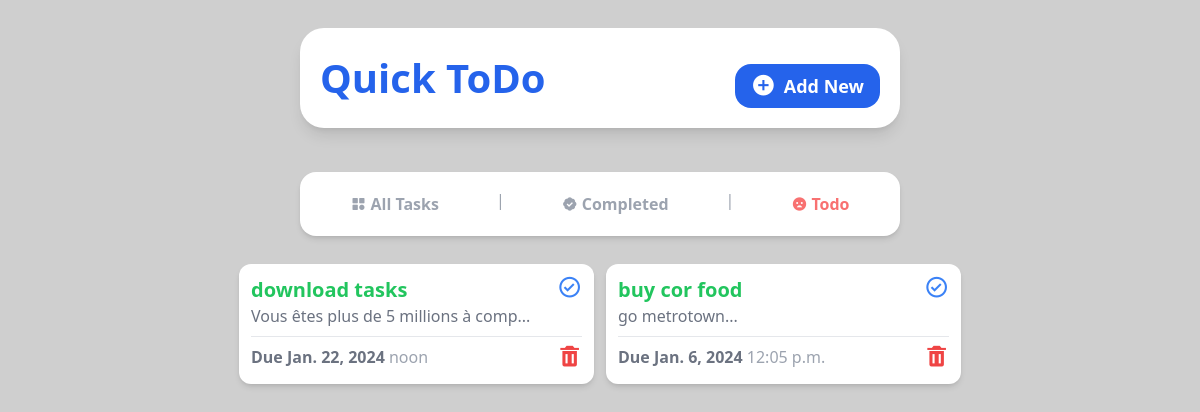
Page /remaining on the earlier database version.
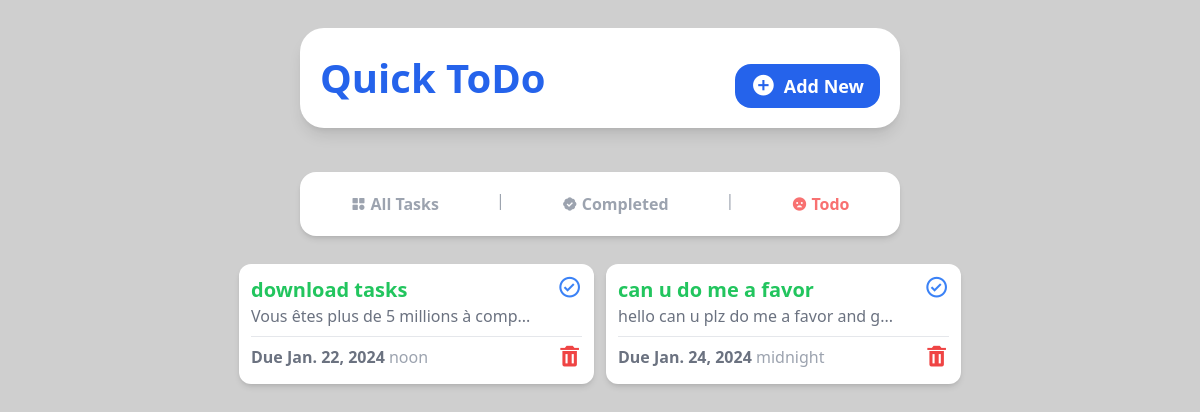
Same page on the later database version.
### tasks/models.py (models this page shows, shortened)
class Task(models.Model):
    title = models.CharField(max_length = 35)
    description = models.TextField(null = True, blank = True)
    due_date = models.DateField()
    due_time = models.TimeField()
    completed = models.BooleanField(default = False)

### tasks/views.py (the view)
# urls.py: path('remaining', views.remaining, name='remaining'),
def remaining(request):
    remaining_tasks = Task.objects.filter(completed = False)
    return render(request, 'remaining.html', {
        'remaining_tasks' : remaining_tasks,
    })

### tasks/templates/remaining.html
{% include 'base.html' %}
{% include 'remaining_nav.html' %}
{% block content %}
    <section
      class="flex flex-1 flex-wrap justify-center gap-3 bg-[#fff0] w-10/12 md:w-11/12 h-full mb-3 rounded-2xl p-3 overflow-y-auto scrollbar-hide"
    >
    {% for task in remaining_tasks %}
      <div
      class="w-[355px] flex flex-col shadow-md bg-white h-[120px] rounded-xl p-3"
    >
      <div class="flex flex-row justify-between">
        <div>
          <a href="{% url 'task_detail' task.id %}">
            <h1 class="text-green-500 font-semibold text-xl">
              {{ task.title }}
            </h1>
          </a>
          <p class="text-gray-500 text-md">
            {{ task.description | slice:":35" }}...
          </p>
        </div>
        <a href="{% url 'toggle_complete' task.id %}">
          <i class="bx bx-check-circle bx-sm text-blue-500"></i>
        </a>
      </div>
      <hr class="border-t border-gray-200 my-2" />
      <div class="flex flex-row justify-between">
        <h2 class="text-gray-500 font-bold">
          Due {{task.due_date}} <span class="font-medium text-gray-400">{{task.due_time}}</span>
        </h2>
        <a href="{% url 'delete_task' task.id %}">
          <i class="bx bxs-trash bx-sm text-red-500"></i>
        </a>
      </div>
    </div>
    {% endfor %}
    </section>
{% endblock content %}

Differences in the rows shown:
no longer on this page (row edited): Task: title "buy cor food", description "go metrotown", due_date "Jan. 6, 2024", due_time "12:05 p.m."
now on this page (row edited): Task: title "can u do me a favor", description "hello can u plz do me a favor and g", due_date "Jan. 24, 2024", due_time "midnight"
